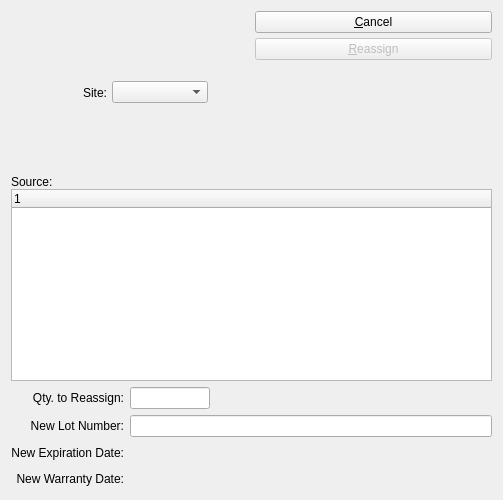
<?xml version="1.0" encoding="UTF-8"?>
<ui version="4.0">
 <comment>This file is part of the xTuple ERP: PostBooks Edition, a free and
open source Enterprise Resource Planning software suite,
Copyright (c) 1999-2019 by OpenMFG LLC, d/b/a xTuple.
It is licensed to you under the Common Public Attribution License
version 1.0, the full text of which (including xTuple-specific Exhibits)
is available at www.xtuple.com/CPAL.  By using this software, you agree
to be bound by its terms.</comment>
 <class>reassignLotSerial</class>
 <widget class="QDialog" name="reassignLotSerial">
  <property name="geometry">
   <rect>
    <x>0</x>
    <y>0</y>
    <width>503</width>
    <height>500</height>
   </rect>
  </property>
  <property name="windowTitle">
   <string>Reassign Lot/Serial #</string>
  </property>
  <layout class="QGridLayout">
   <item row="0" column="0">
    <layout class="QHBoxLayout">
     <property name="spacing">
      <number>7</number>
     </property>
     <item>
      <layout class="QHBoxLayout">
       <property name="spacing">
        <number>0</number>
       </property>
       <item>
        <layout class="QVBoxLayout">
         <property name="spacing">
          <number>5</number>
         </property>
         <item>
          <widget class="ItemCluster" name="_item"/>
         </item>
         <item>
          <layout class="QHBoxLayout">
           <property name="spacing">
            <number>0</number>
           </property>
           <item>
            <layout class="QHBoxLayout">
             <property name="spacing">
              <number>5</number>
             </property>
             <item>
              <widget class="QLabel" name="_warehouseLit">
               <property name="text">
                <string>Site:</string>
               </property>
               <property name="alignment">
                <set>Qt::AlignRight|Qt::AlignTrailing|Qt::AlignVCenter</set>
               </property>
              </widget>
             </item>
             <item>
              <widget class="WComboBox" name="_warehouse"/>
             </item>
            </layout>
           </item>
           <item>
            <spacer>
             <property name="orientation">
              <enum>Qt::Vertical</enum>
             </property>
             <property name="sizeType">
              <enum>QSizePolicy::Expanding</enum>
             </property>
             <property name="sizeHint" stdset="0">
              <size>
               <width>20</width>
               <height>20</height>
              </size>
             </property>
            </spacer>
           </item>
          </layout>
         </item>
        </layout>
       </item>
       <item>
        <spacer>
         <property name="orientation">
          <enum>Qt::Vertical</enum>
         </property>
         <property name="sizeType">
          <enum>QSizePolicy::Expanding</enum>
         </property>
         <property name="sizeHint" stdset="0">
          <size>
           <width>20</width>
           <height>20</height>
          </size>
         </property>
        </spacer>
       </item>
      </layout>
     </item>
     <item>
      <layout class="QVBoxLayout">
       <property name="spacing">
        <number>0</number>
       </property>
       <item>
        <layout class="QVBoxLayout">
         <property name="spacing">
          <number>5</number>
         </property>
         <item>
          <widget class="QPushButton" name="_close">
           <property name="text">
            <string>&amp;Cancel</string>
           </property>
          </widget>
         </item>
         <item>
          <widget class="QPushButton" name="_reassign">
           <property name="enabled">
            <bool>false</bool>
           </property>
           <property name="text">
            <string>&amp;Reassign</string>
           </property>
           <property name="autoDefault">
            <bool>true</bool>
           </property>
           <property name="default">
            <bool>true</bool>
           </property>
          </widget>
         </item>
        </layout>
       </item>
       <item>
        <spacer>
         <property name="orientation">
          <enum>Qt::Vertical</enum>
         </property>
         <property name="sizeType">
          <enum>QSizePolicy::Expanding</enum>
         </property>
         <property name="sizeHint" stdset="0">
          <size>
           <width>20</width>
           <height>20</height>
          </size>
         </property>
        </spacer>
       </item>
      </layout>
     </item>
    </layout>
   </item>
   <item row="1" column="0">
    <layout class="QVBoxLayout">
     <property name="spacing">
      <number>0</number>
     </property>
     <item>
      <widget class="QLabel" name="_sourceLit">
       <property name="sizePolicy">
        <sizepolicy hsizetype="Minimum" vsizetype="Minimum">
         <horstretch>0</horstretch>
         <verstretch>0</verstretch>
        </sizepolicy>
       </property>
       <property name="text">
        <string>Source:</string>
       </property>
      </widget>
     </item>
     <item>
      <widget class="XTreeWidget" name="_source">
       <property name="sizePolicy">
        <sizepolicy hsizetype="Expanding" vsizetype="Expanding">
         <horstretch>0</horstretch>
         <verstretch>0</verstretch>
        </sizepolicy>
       </property>
       <property name="minimumSize">
        <size>
         <width>300</width>
         <height>100</height>
        </size>
       </property>
      </widget>
     </item>
    </layout>
   </item>
   <item row="2" column="0">
    <layout class="QGridLayout">
     <item row="1" column="0">
      <widget class="QLabel" name="_newLotNumberLit">
       <property name="text">
        <string>New Lot Number:</string>
       </property>
       <property name="alignment">
        <set>Qt::AlignRight|Qt::AlignTrailing|Qt::AlignVCenter</set>
       </property>
      </widget>
     </item>
     <item row="1" column="1" colspan="2">
      <widget class="XLineEdit" name="_lotNumber">
       <property name="alignment">
        <set>Qt::AlignLeading</set>
       </property>
      </widget>
     </item>
     <item row="2" column="0">
      <widget class="QLabel" name="_newExpirationDateLit">
       <property name="text">
        <string>New Expiration Date:</string>
       </property>
       <property name="alignment">
        <set>Qt::AlignRight|Qt::AlignTrailing|Qt::AlignVCenter</set>
       </property>
      </widget>
     </item>
     <item row="2" column="1">
      <widget class="DLineEdit" name="_expirationDate">
       <property name="sizePolicy">
        <sizepolicy hsizetype="Preferred" vsizetype="Fixed">
         <horstretch>0</horstretch>
         <verstretch>0</verstretch>
        </sizepolicy>
       </property>
       <property name="maximumSize">
        <size>
         <width>100</width>
         <height>32767</height>
        </size>
       </property>
      </widget>
     </item>
     <item row="2" column="2">
      <spacer>
       <property name="orientation">
        <enum>Qt::Horizontal</enum>
       </property>
       <property name="sizeHint" stdset="0">
        <size>
         <width>40</width>
         <height>20</height>
        </size>
       </property>
      </spacer>
     </item>
     <item row="3" column="0">
      <widget class="QLabel" name="_newWarrantyDateLit">
       <property name="text">
        <string>New Warranty Date:</string>
       </property>
       <property name="alignment">
        <set>Qt::AlignRight|Qt::AlignTrailing|Qt::AlignVCenter</set>
       </property>
      </widget>
     </item>
     <item row="3" column="1">
      <widget class="DLineEdit" name="_warrantyDate">
       <property name="sizePolicy">
        <sizepolicy hsizetype="Preferred" vsizetype="Fixed">
         <horstretch>0</horstretch>
         <verstretch>0</verstretch>
        </sizepolicy>
       </property>
       <property name="maximumSize">
        <size>
         <width>100</width>
         <height>32767</height>
        </size>
       </property>
      </widget>
     </item>
     <item row="3" column="2">
      <spacer>
       <property name="orientation">
        <enum>Qt::Horizontal</enum>
       </property>
       <property name="sizeHint" stdset="0">
        <size>
         <width>40</width>
         <height>20</height>
        </size>
       </property>
      </spacer>
     </item>
     <item row="0" column="0">
      <widget class="QLabel" name="_qtyToReassignLit">
       <property name="text">
        <string>Qty. to Reassign:</string>
       </property>
       <property name="alignment">
        <set>Qt::AlignRight|Qt::AlignTrailing|Qt::AlignVCenter</set>
       </property>
      </widget>
     </item>
     <item row="0" column="1">
      <widget class="XLineEdit" name="_qty">
       <property name="sizePolicy">
        <sizepolicy hsizetype="Preferred" vsizetype="Fixed">
         <horstretch>0</horstretch>
         <verstretch>0</verstretch>
        </sizepolicy>
       </property>
       <property name="maximumSize">
        <size>
         <width>80</width>
         <height>32767</height>
        </size>
       </property>
       <property name="alignment">
        <set>Qt::AlignRight</set>
       </property>
      </widget>
     </item>
    </layout>
   </item>
  </layout>
 </widget>
 <layoutdefault spacing="6" margin="11"/>
 <customwidgets>
  <customwidget>
   <class>DLineEdit</class>
   <extends>QWidget</extends>
   <header>datecluster.h</header>
   <container>1</container>
  </customwidget>
  <customwidget>
   <class>ItemCluster</class>
   <extends>QWidget</extends>
   <header>itemcluster.h</header>
   <container>1</container>
  </customwidget>
  <customwidget>
   <class>WComboBox</class>
   <extends>XComboBox</extends>
   <header>wcombobox.h</header>
  </customwidget>
  <customwidget>
   <class>XComboBox</class>
   <extends>QComboBox</extends>
   <header>xcombobox.h</header>
  </customwidget>
  <customwidget>
   <class>XLineEdit</class>
   <extends>QLineEdit</extends>
   <header>xlineedit.h</header>
   <container>1</container>
  </customwidget>
  <customwidget>
   <class>XTreeWidget</class>
   <extends>QTreeWidget</extends>
   <header>xtreewidget.h</header>
   <container>1</container>
  </customwidget>
 </customwidgets>
 <tabstops>
  <tabstop>_item</tabstop>
  <tabstop>_warehouse</tabstop>
  <tabstop>_source</tabstop>
  <tabstop>_qty</tabstop>
  <tabstop>_lotNumber</tabstop>
  <tabstop>_expirationDate</tabstop>
  <tabstop>_reassign</tabstop>
  <tabstop>_close</tabstop>
 </tabstops>
 <includes>
  <include location="global">parameter.h</include>
 </includes>
 <resources/>
 <connections>
  <connection>
   <sender>_source</sender>
   <signal>valid(bool)</signal>
   <receiver>_reassign</receiver>
   <slot>setEnabled(bool)</slot>
   <hints>
    <hint type="sourcelabel">
     <x>20</x>
     <y>20</y>
    </hint>
    <hint type="destinationlabel">
     <x>20</x>
     <y>20</y>
    </hint>
   </hints>
  </connection>
  <connection>
   <sender>_close</sender>
   <signal>clicked()</signal>
   <receiver>reassignLotSerial</receiver>
   <slot>reject()</slot>
   <hints>
    <hint type="sourcelabel">
     <x>20</x>
     <y>20</y>
    </hint>
    <hint type="destinationlabel">
     <x>20</x>
     <y>20</y>
    </hint>
   </hints>
  </connection>
  <connection>
   <sender>_item</sender>
   <signal>newId(int)</signal>
   <receiver>_warehouse</receiver>
   <slot>findItemsites(int)</slot>
   <hints>
    <hint type="sourcelabel">
     <x>20</x>
     <y>20</y>
    </hint>
    <hint type="destinationlabel">
     <x>20</x>
     <y>20</y>
    </hint>
   </hints>
  </connection>
 </connections>
</ui>
